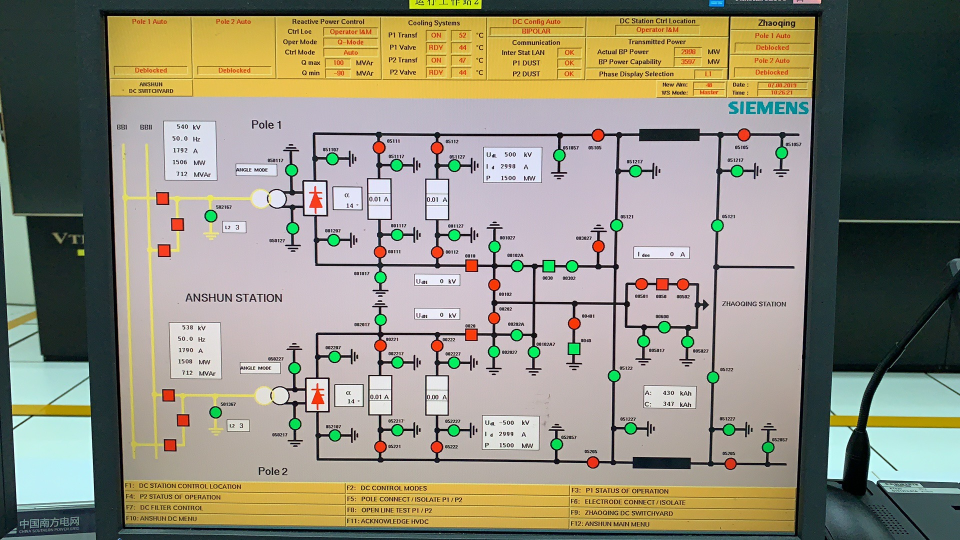
#> input picture ocr/image/ui.jpg, 1920 x 1080 px (shown at 1/2 size)
$ python black_extr.py
#> lines starting #> are read from the running program, lines starting #| are printed output that depends on the picture; after the words box and inside, x2 and y2 are one past the last pixel; in counts of white or black regions, pixels touching at a corner belong together
import cv2
import numpy as np

# Step1.
img = cv2.imread('./image/ui.jpg')
#> img is the input picture: shape (1080, 1920, 3); mean B, G, R 124.7, 141.8, 144.9
gray = cv2.cvtColor(img, cv2.COLOR_BGR2GRAY)
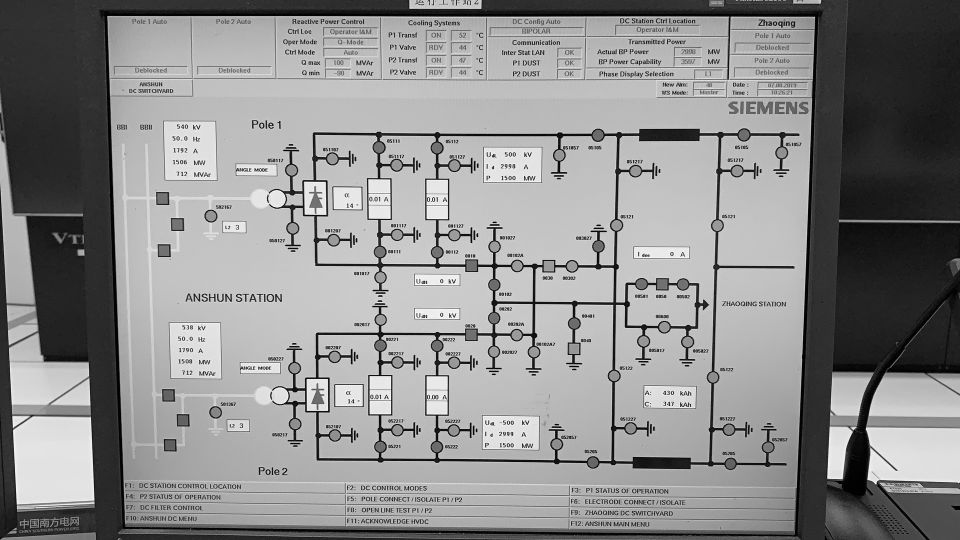
#> gray: shape (1080, 1920) (shown at 1/2 size); min 0, max 255, mean 140.8
line = np.zeros(img.shape, np.uint8)
#cv2.imshow('gray', gray)

ret, white = cv2.threshold(gray, 100, 255, cv2.THRESH_BINARY)
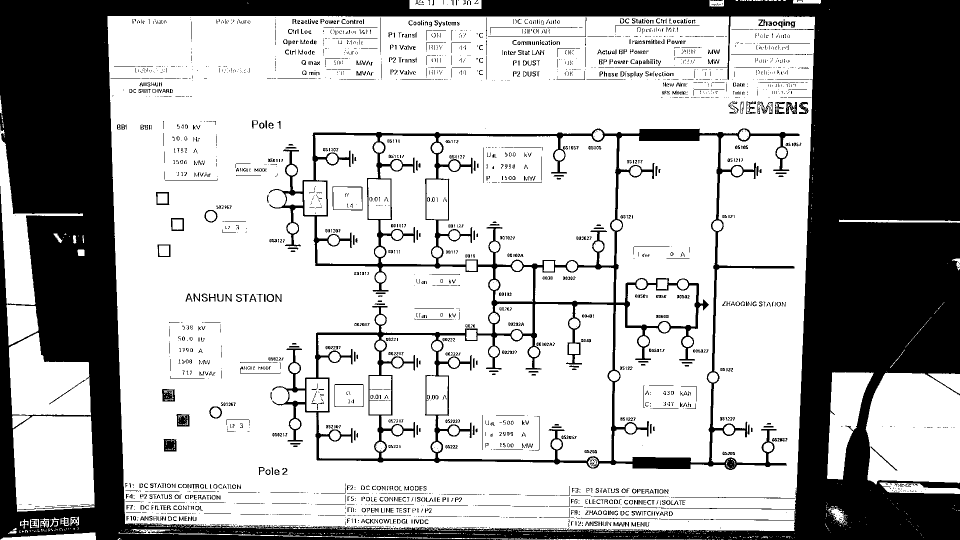
#> white: shape (1080, 1920) (shown at 1/2 size); 69.1% white; 2872 black regions (2062 under 20 px), largest, box (x1, y1, x2, y2) and area: (0, 0, 1920, 1080) 533311, (538, 257, 1599, 940) 60433, (327, 878, 353, 903) 558
black_line = 255 - white
#cv2.imshow('black_line', black_line)

kernel_rect = cv2.getStructuringElement(cv2.MORPH_RECT, (3,3))
opening = cv2.morphologyEx(black_line, cv2.MORPH_OPEN, kernel_rect)
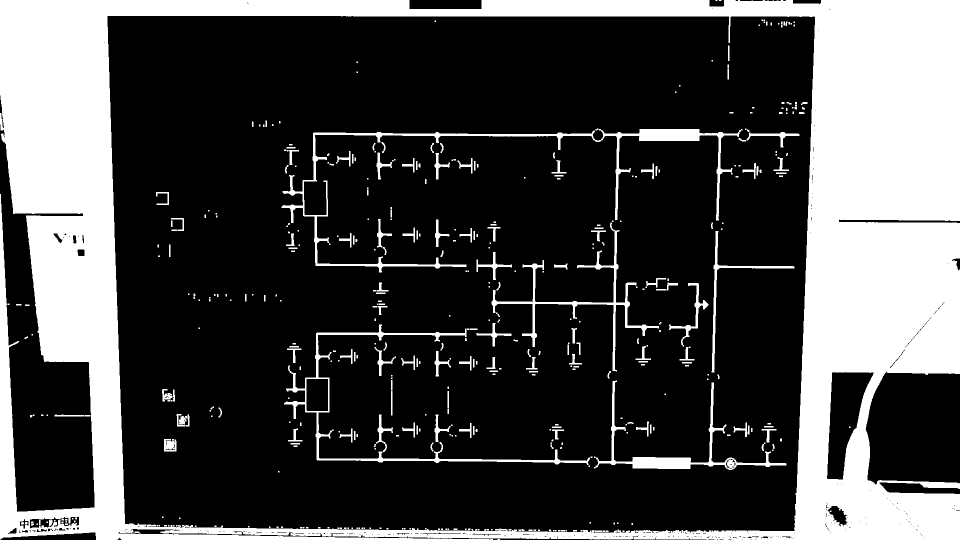
#> opening: shape (1080, 1920) (shown at 1/2 size); 28.3% white; 459 white regions (252 under 20 px)
#cv2.imshow('opening', opening)
def getOpening():
    return opening

l_cnt = []
contours, _ = cv2.findContours(opening, cv2.RETR_LIST, cv2.CHAIN_APPROX_NONE)
#> contours = 813 contours, 635 with area under 20; largest, box (x1, y1, x2, y2) and area: (0, 0, 1920, 1080) 1951692, (214, 31, 1631, 1067) 1417626, (1653, 743, 1748, 960) 11264, (563, 258, 1485, 545) 11112, (568, 649, 1180, 930) 8647
for i in range(len(contours)):  # 提取圆周围的文本
    area = cv2.contourArea(contours[i])
    if 50 < area < 60000:
        l_cnt.append(contours[i])
        cv2.drawContours(line, contours[i], -1, (255, 255, 255), thickness=3)
#> this loop made 813 passes
#> area on passes 21, 26, 27: 50, 49, 31.5
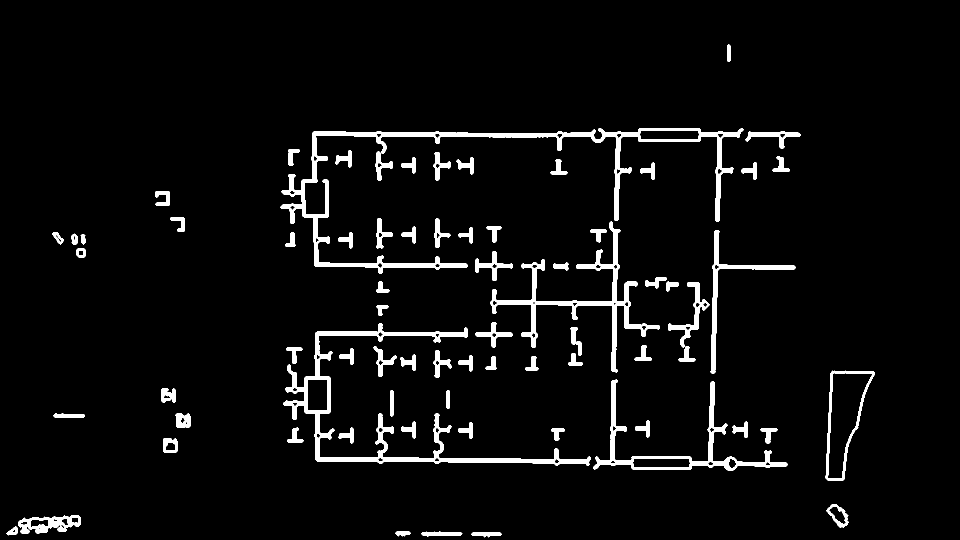
#> line: shape (1080, 1920, 3) (shown at 1/2 size); 4.5% white; 71 white regions
#> after the loop, l_cnt = 86 contours; largest, box (x1, y1, x2, y2) and area: (1653, 743, 1748, 960) 11264, (563, 258, 1485, 545) 11112, (568, 649, 1180, 930) 8647, (1188, 761, 1573, 940) 5712, (983, 445, 1318, 743) 4669

#cv2.imshow('line', line)

ROI = cv2.bitwise_and(img, line)
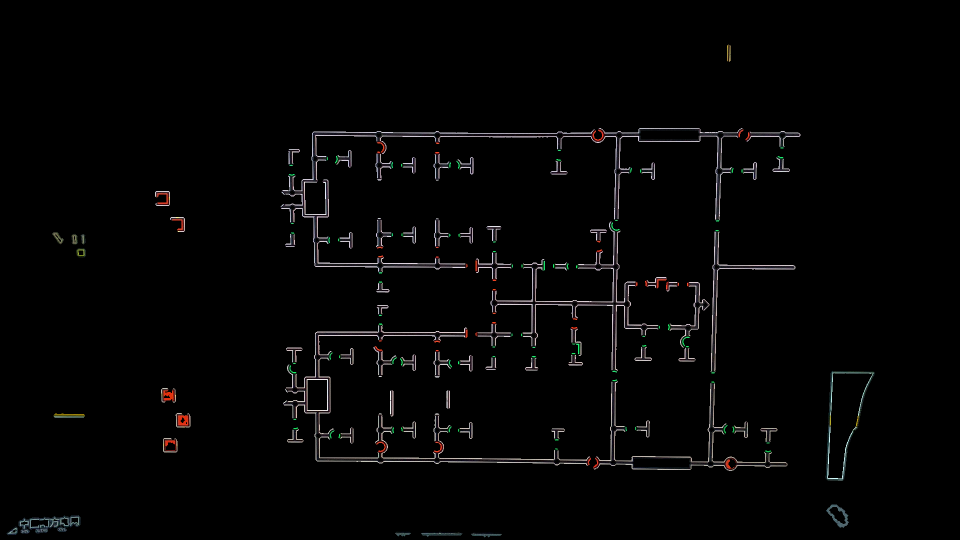
#> ROI: shape (1080, 1920, 3) (shown at 1/2 size); mean B, G, R 4.3, 4.3, 4.5

def getLine():
    return l_cnt

def getLineImage():
    return line


if __name__ == '__main__':
    cv2.imshow('ROI', ROI)
    cv2.waitKey(0)
    cv2.destroyAllWindows()
